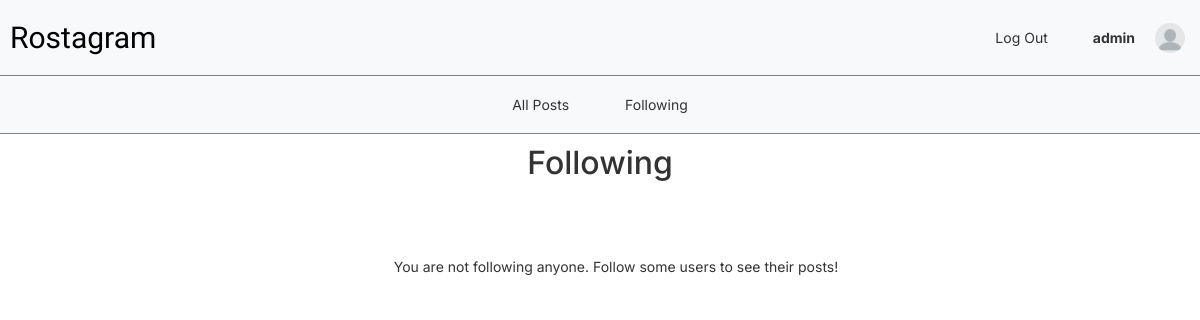
Page /following (signed in) on the earlier database version.
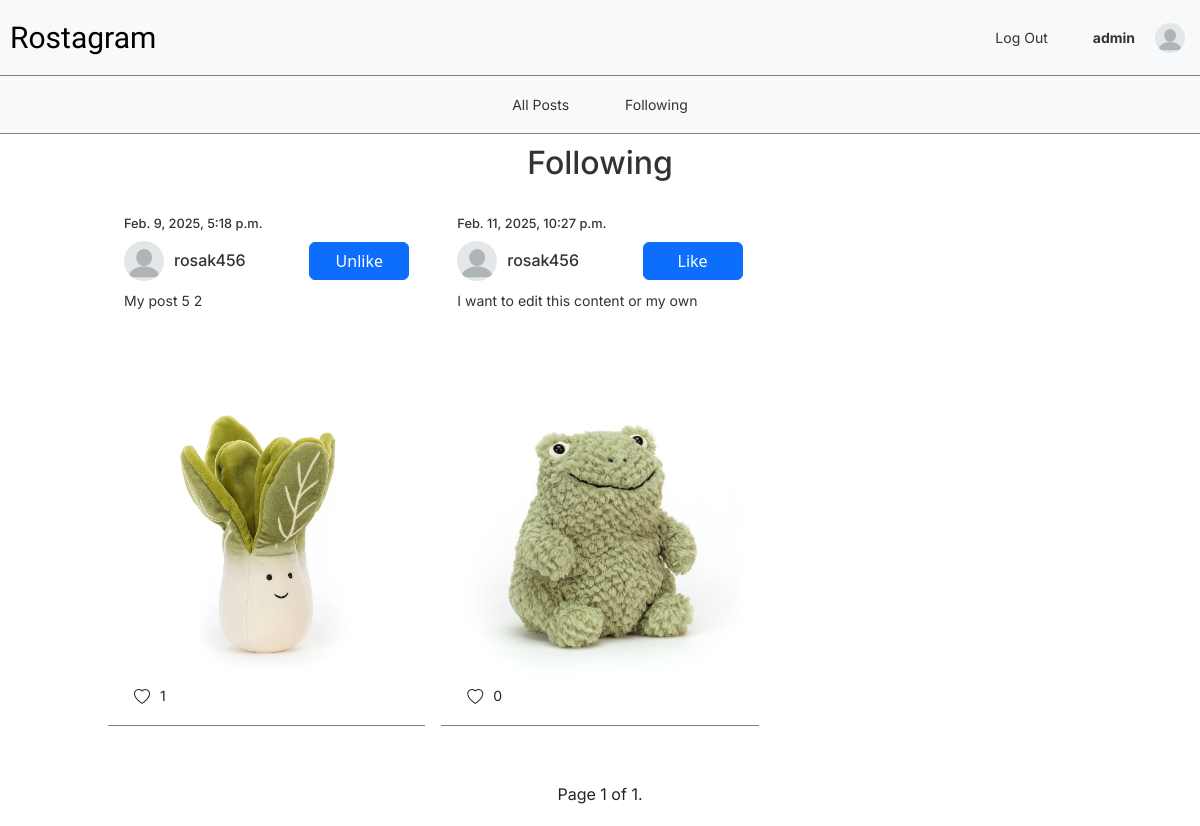
Same page on the later database version.
### network/models.py (models this page shows)
class Post(models.Model):
    user = models.ForeignKey(User, on_delete=models.CASCADE, related_name='posts', null=True)
    created_at = models.DateTimeField(auto_now_add=True)
    content = models.TextField(blank=True, default=None, null=True)
    image = models.ImageField(upload_to="images/Post/%d/%m/%y")

class User(AbstractUser):
    bio = models.TextField(blank=True, null=True, default=None)
    profile_picture = models.ImageField(upload_to="images/User/%d/%m/%y", default="profile-default.webp")

### network/views.py (the view)
# urls.py: path("following", views.following_view, name="following"),
def following_view(request):
    user = request.user
    if user.is_authenticated:
        followed_users = Follow.objects.filter(follower=user).select_related("users")
        followed_user_ids = followed_users.values_list("users", flat=True)
        if followed_users:
            posts = Post.objects.filter(user__id__in=followed_user_ids)
            paginator = Paginator(posts, 10)
            page_number = request.GET.get("page")
            page_obj = paginator.get_page(page_number)
            for post in page_obj.object_list:
                post.is_liked = post.likes.filter(user=user).exists()
        else:
            page_obj = None
            posts = None
    return render(request, "network/following.html", {
        "user": user,
        "followed_users": followed_users,
        "posts": posts,
        "page_obj": page_obj
    })

### network/templates/network/following.html (shortened to what this page needs)
{% extends "network/layout.html" %}
{% block body %}
<div class="page-heading">
    <h2>Following</h2>
</div>
{% if user.is_authenticated %}
    <div class="all-posts-container">
        {% for post in page_obj %}
        <div class="post-container">
            <div class="post-timestamp">
                <h6>{{ post.created_at }}</h6>
            </div>
            <div class="post-details" id="post-{{ post.id }}">
                <div class="post-topbar">
                    <div class="user-details">
                        <img src="{{ post.user.profile_picture.url }}" class="profile-img">
                        <a href="{% url 'profile' post.user  %}"><h5>{{ post.user.username }}</h5></a>
                    </div>
                    {% if user.is_authenticated %}
                    <div class="post-btn-container">
                        {% if user.username != post.user.username %}
                        <button class="btn btn-primary like-btn" data-post-id="{{ post.id }}">
                            {% if post.is_liked %}
                                Unlike
                            {% else %}
                                Like
                            {% endif %}
                        </button>
                        {% else %}
                            <button class="btn btn-success edit-btn" data-post-id="{{ post.id }}">
                                Edit
                            </button>
                        {% endif %}
                    </div>
                    {% endif %}
                </div>
                <div class="post-content-container">
                    <p id="post-content-{{ post.id }}">{{ post.content }}</p>
                </div>
            </div>
            <img src="{{ post.image.url }}" class="post-img">
            <div class="like-container">
                <i class="bi bi-heart"></i>
                <div class="like-count" id="like-count-{{ post.id }}">
                    {{ post.likes.count }}
                </div>
            </div>
        </div>
        {% endfor %}
    </div>
    {% if posts %}
        <div class="pagination">
            <span class="step-links">
                <span class="current">
                    Page {{ page_obj.number }} of {{ page_obj.paginator.num_pages }}.
                </span>
            </span>
        </div>
    {% else %}
    <div class="page-container">
        <p>You are not following anyone. Follow some users to see their posts!</p>
    </div>
    {% endif %}
{% endif %}
{% endblock %}

Differences in the rows shown:
now on this page (row unchanged): Post: created_at "Feb. 9, 2025, 5:18 p.m.", user.profile_picture (placeholder picture), user.username "rosak456", shows "Unlike", content "My post 5 2", image (picture), likes.count "1"
added Post: created_at "Feb. 11, 2025, 10:27 p.m.", user.profile_picture (placeholder picture), user.username "rosak456", shows "Like", content "I want to edit this content or my own", image (picture), likes.count "0"
Other differences:
{{ page_obj.number }}: (not shown) → "1"
{{ page_obj.paginator.num_pages }}: (not shown) → "1"
text no longer shown: "You are not following anyone. Follow some users to see their posts!"
text now shown: "Page of ."
